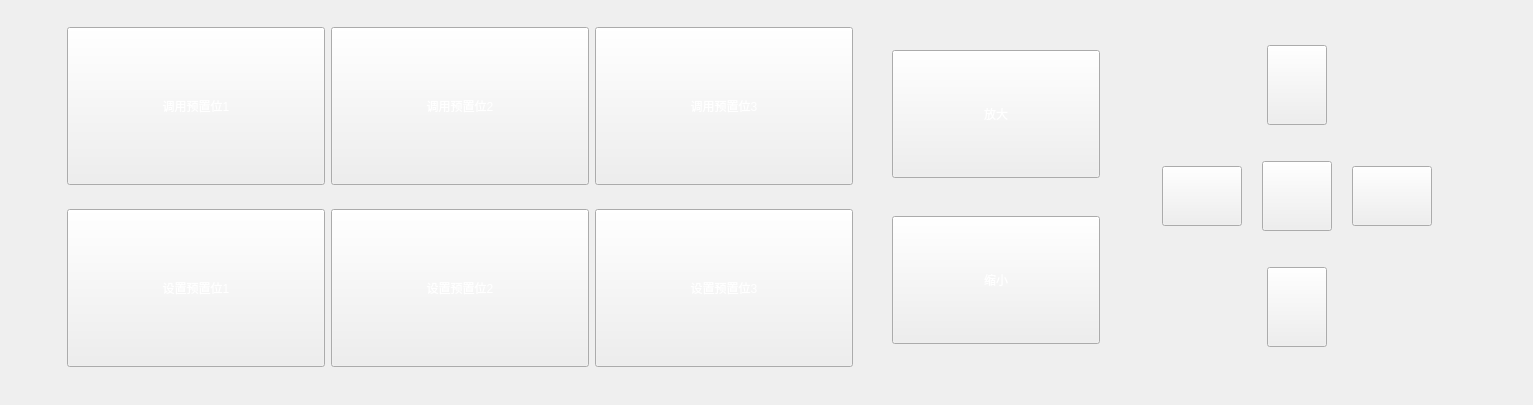
          <widget class="QWidget" name="widget_32" native="true">
           <property name="styleSheet">
            <string notr="true">
QWidget#widget_32{
        border:2px solid #02677C;
        }
QWidget#widget_32{
        border:2px solid #02677C;
        background:rgba(5,45,53,200);

}</string>
           </property>
           <layout class="QHBoxLayout" name="horizontalLayout_9">
            <property name="leftMargin">
             <number>0</number>
            </property>
            <property name="topMargin">
             <number>0</number>
            </property>
            <item>
             <widget class="QWidget" name="widget_34" native="true">
              <property name="styleSheet">
               <string notr="true">
QWidget#widget_31{
        border:2px solid #02677C;
        }
QWidget#widget_31{
        border:2px solid #02677C;
        background:rgba(5,45,53,200);

}</string>
              </property>
              <layout class="QHBoxLayout" name="horizontalLayout_30">
               <item>
                <spacer name="horizontalSpacer_19">
                 <property name="orientation">
                  <enum>Qt::Horizontal</enum>
                 </property>
                 <property name="sizeHint" stdset="0">
                  <size>
                   <width>40</width>
                   <height>20</height>
                  </size>
                 </property>
                </spacer>
               </item>
               <item>
                <widget class="QWidget" name="widget_25" native="true">
                 <property name="styleSheet">
                  <string notr="true">QPushButton:checked{
    
	border-image: url(:/new_pixConfig/按钮大2.png);
}
QPushButton{
	border-image: url(:/new_pixConfig/按钮大.png);
	min-width:250px;
	min-height:150px;
	color: rgb(255, 255, 255);
font: 20 8pt &quot;微软雅黑 Light&quot; bol;
}

QPushButton:pressed{
	border-image: url(:/new_pixConfig/按钮大2.png);

}</string>
                 </property>
                 <layout class="QVBoxLayout" name="verticalLayout_6">
                  <item>
                   <widget class="QWidget" name="widget_26" native="true">
                    <property name="styleSheet">
                     <string notr="true"/>
                    </property>
                    <layout class="QHBoxLayout" name="horizontalLayout_31">
                     <item>
                      <widget class="QPushButton" name="pushButton_19">
                       <property name="text">
                        <string>调用预置位1</string>
                       </property>
                       <property name="icon">
                        <iconset resource="pix.qrc">
                         <normaloff>:/pic/定位 (2).png</normaloff>:/pic/定位 (2).png</iconset>
                       </property>
                      </widget>
                     </item>
                     <item>
                      <widget class="QPushButton" name="pushButton_20">
                       <property name="text">
                        <string>调用预置位2</string>
                       </property>
                       <property name="icon">
                        <iconset resource="pix.qrc">
                         <normaloff>:/pic/定位 (2).png</normaloff>:/pic/定位 (2).png</iconset>
                       </property>
                      </widget>
                     </item>
                     <item>
                      <widget class="QPushButton" name="pushButton_21">
                       <property name="text">
                        <string>调用预置位3</string>
                       </property>
                       <property name="icon">
                        <iconset resource="pix.qrc">
                         <normaloff>:/pic/定位 (2).png</normaloff>:/pic/定位 (2).png</iconset>
                       </property>
                      </widget>
                     </item>
                    </layout>
                   </widget>
                  </item>
                  <item>
                   <widget class="QWidget" name="widget_35" native="true">
                    <property name="styleSheet">
                     <string notr="true"/>
                    </property>
                    <layout class="QHBoxLayout" name="horizontalLayout_32">
                     <item>
                      <widget class="QPushButton" name="pushButton_22">
                       <property name="text">
                        <string>设置预置位1</string>
                       </property>
                       <property name="icon">
                        <iconset resource="pix.qrc">
                         <normaloff>:/pic/跟踪目标设置.png</normaloff>:/pic/跟踪目标设置.png</iconset>
                       </property>
                      </widget>
                     </item>
                     <item>
                      <widget class="QPushButton" name="pushButton_23">
                       <property name="text">
                        <string>设置预置位2</string>
                       </property>
                       <property name="icon">
                        <iconset resource="pix.qrc">
                         <normaloff>:/pic/跟踪目标设置.png</normaloff>:/pic/跟踪目标设置.png</iconset>
                       </property>
                      </widget>
                     </item>
                     <item>
                      <widget class="QPushButton" name="pushButton_24">
                       <property name="text">
                        <string>设置预置位3</string>
                       </property>
                       <property name="icon">
                        <iconset resource="pix.qrc">
                         <normaloff>:/pic/跟踪目标设置.png</normaloff>:/pic/跟踪目标设置.png</iconset>
                       </property>
                      </widget>
                     </item>
                    </layout>
                   </widget>
                  </item>
                 </layout>
                </widget>
               </item>
               <item>
                <widget class="QWidget" name="widget_36" native="true">
                 <property name="styleSheet">
                  <string notr="true"/>
                 </property>
                 <layout class="QHBoxLayout" name="horizontalLayout_8" stretch="9">
                  <property name="leftMargin">
                   <number>0</number>
                  </property>
                  <property name="topMargin">
                   <number>0</number>
                  </property>
                  <property name="rightMargin">
                   <number>0</number>
                  </property>
                  <property name="bottomMargin">
                   <number>0</number>
                  </property>
                  <item>
                   <widget class="QWidget" name="widget_3" native="true">
                    <property name="styleSheet">
                     <string notr="true"/>
                    </property>
                    <layout class="QVBoxLayout" name="verticalLayout_15">
                     <property name="leftMargin">
                      <number>0</number>
                     </property>
                     <property name="topMargin">
                      <number>0</number>
                     </property>
                     <property name="rightMargin">
                      <number>0</number>
                     </property>
                     <property name="bottomMargin">
                      <number>0</number>
                     </property>
                    </layout>
                   </widget>
                  </item>
                 </layout>
                </widget>
               </item>
               <item>
                <widget class="QWidget" name="widget_37" native="true">
                 <property name="styleSheet">
                  <string notr="true">QPushButton:checked{
    
	border-image: url(:/new_pixConfig/按钮大2.png);
}
QPushButton{
	border-image: url(:/new_pixConfig/按钮大.png);
	min-width:200px;
	min-height:120px;
	color: rgb(255, 255, 255);
font: 20 8pt &quot;微软雅黑 Light&quot; bol;
}

QPushButton:pressed{
	border-image: url(:/new_pixConfig/按钮大2.png);

}</string>
                 </property>
                 <layout class="QVBoxLayout" name="verticalLayout_10">
                  <item>
                   <widget class="QPushButton" name="pushButton_25">
                    <property name="text">
                     <string>放大</string>
                    </property>
                    <property name="icon">
                     <iconset resource="pix.qrc">
                      <normaloff>:/pic/放大 (1).png</normaloff>:/pic/放大 (1).png</iconset>
                    </property>
                   </widget>
                  </item>
                  <item>
                   <widget class="QPushButton" name="pushButton_26">
                    <property name="text">
                     <string>缩小</string>
                    </property>
                    <property name="icon">
                     <iconset resource="pix.qrc">
                      <normaloff>:/pic/缩小 (1).png</normaloff>:/pic/缩小 (1).png</iconset>
                    </property>
                   </widget>
                  </item>
                 </layout>
                </widget>
               </item>
               <item>
                <widget class="QWidget" name="widget_38" native="true">
                 <property name="styleSheet">
                  <string notr="true">QToolButton:checked{
    
	border-image: url(:/new_pixConfig/按钮大2.png);
}
QToolButton{
	border-image: url(:/new_pixConfig/按钮大.png);
	min-width:100px;
	min-height:60px;
	padding-left:10px;
	color: rgb(255, 255, 255);
}

QToolButton:pressed{
	border-image: url(:/new_pixConfig/按钮大2.png);

}</string>
                 </property>
                 <layout class="QVBoxLayout" name="verticalLayout_16">
                  <property name="leftMargin">
                   <number>0</number>
                  </property>
                  <property name="topMargin">
                   <number>0</number>
                  </property>
                  <property name="rightMargin">
                   <number>0</number>
                  </property>
                  <property name="bottomMargin">
                   <number>0</number>
                  </property>
                 </layout>
                </widget>
               </item>
               <item>
                <widget class="QWidget" name="widget_39" native="true">
                 <property name="styleSheet">
                  <string notr="true"/>
                 </property>
                 <layout class="QVBoxLayout" name="verticalLayout_17">
                  <property name="spacing">
                   <number>0</number>
                  </property>
                  <property name="leftMargin">
                   <number>0</number>
                  </property>
                  <property name="topMargin">
                   <number>0</number>
                  </property>
                  <property name="rightMargin">
                   <number>0</number>
                  </property>
                  <property name="bottomMargin">
                   <number>0</number>
                  </property>
                  <item>
                   <widget class="QWidget" name="widget_40" native="true">
                    <property name="minimumSize">
                     <size>
                      <width>0</width>
                      <height>80</height>
                     </size>
                    </property>
                    <property name="maximumSize">
                     <size>
                      <width>16777215</width>
                      <height>80</height>
                     </size>
                    </property>
                    <layout class="QHBoxLayout" name="horizontalLayout_33">
                     <property name="spacing">
                      <number>0</number>
                     </property>
                     <property name="leftMargin">
                      <number>0</number>
                     </property>
                     <property name="topMargin">
                      <number>0</number>
                     </property>
                     <property name="rightMargin">
                      <number>0</number>
                     </property>
                     <property name="bottomMargin">
                      <number>0</number>
                     </property>
                     <item>
                      <spacer name="horizontalSpacer_29">
                       <property name="orientation">
                        <enum>Qt::Horizontal</enum>
                       </property>
                       <property name="sizeHint" stdset="0">
                        <size>
                         <width>1</width>
                         <height>20</height>
                        </size>
                       </property>
                      </spacer>
                     </item>
                     <item>
                      <widget class="QPushButton" name="btn_shang_3">
                       <property name="minimumSize">
                        <size>
                         <width>60</width>
                         <height>80</height>
                        </size>
                       </property>
                       <property name="maximumSize">
                        <size>
                         <width>60</width>
                         <height>80</height>
                        </size>
                       </property>
                       <property name="styleSheet">
                        <string notr="true">QPushButton{ border-image: url(:/new_pixConfig/箭头上.png);}
QPushButton:pressed{

	border-image: url(:/new_pixConfig/箭头上2.png);
}

</string>
                       </property>
                       <property name="text">
                        <string/>
                       </property>
                      </widget>
                     </item>
                     <item>
                      <spacer name="horizontalSpacer_30">
                       <property name="orientation">
                        <enum>Qt::Horizontal</enum>
                       </property>
                       <property name="sizeHint" stdset="0">
                        <size>
                         <width>1</width>
                         <height>20</height>
                        </size>
                       </property>
                      </spacer>
                     </item>
                    </layout>
                   </widget>
                  </item>
                  <item>
                   <widget class="QWidget" name="widget_41" native="true">
                    <property name="minimumSize">
                     <size>
                      <width>0</width>
                      <height>70</height>
                     </size>
                    </property>
                    <property name="maximumSize">
                     <size>
                      <width>16777215</width>
                      <height>70</height>
                     </size>
                    </property>
                    <layout class="QHBoxLayout" name="horizontalLayout_34">
                     <property name="spacing">
                      <number>20</number>
                     </property>
                     <property name="leftMargin">
                      <number>0</number>
                     </property>
                     <property name="topMargin">
                      <number>0</number>
                     </property>
                     <property name="rightMargin">
                      <number>0</number>
                     </property>
                     <property name="bottomMargin">
                      <number>0</number>
                     </property>
                     <item>
                      <spacer name="horizontalSpacer_31">
                       <property name="orientation">
                        <enum>Qt::Horizontal</enum>
                       </property>
                       <property name="sizeHint" stdset="0">
                        <size>
                         <width>1</width>
                         <height>20</height>
                        </size>
                       </property>
                      </spacer>
                     </item>
                     <item>
                      <spacer name="horizontalSpacer_32">
                       <property name="orientation">
                        <enum>Qt::Horizontal</enum>
                       </property>
                       <property name="sizeHint" stdset="0">
                        <size>
                         <width>40</width>
                         <height>20</height>
                        </size>
                       </property>
                      </spacer>
                     </item>
                     <item>
                      <widget class="QPushButton" name="btnleft_3">
                       <property name="minimumSize">
                        <size>
                         <width>80</width>
                         <height>60</height>
                        </size>
                       </property>
                       <property name="maximumSize">
                        <size>
                         <width>80</width>
                         <height>60</height>
                        </size>
                       </property>
                       <property name="styleSheet">
                        <string notr="true">QPushButton{ border-image: url(:/new_pixConfig/箭头左.png);}
QPushButton:pressed{

	border-image: url(:/new_pixConfig/箭头左2.png);
}

</string>
                       </property>
                       <property name="text">
                        <string/>
                       </property>
                      </widget>
                     </item>
                     <item>
                      <spacer name="horizontalSpacer_33">
                       <property name="orientation">
                        <enum>Qt::Horizontal</enum>
                       </property>
                       <property name="sizeType">
                        <enum>QSizePolicy::Fixed</enum>
                       </property>
                       <property name="sizeHint" stdset="0">
                        <size>
                         <width>0</width>
                         <height>20</height>
                        </size>
                       </property>
                      </spacer>
                     </item>
                     <item>
                      <widget class="QPushButton" name="btn_gotohome_3">
                       <property name="minimumSize">
                        <size>
                         <width>70</width>
                         <height>70</height>
                        </size>
                       </property>
                       <property name="maximumSize">
                        <size>
                         <width>70</width>
                         <height>70</height>
                        </size>
                       </property>
                       <property name="styleSheet">
                        <string notr="true">QPushButton{border-image: url(:/new_pixConfig/OK.png);	color: rgb(255, 255, 255);}


QPushButton:pressed{
	border-image: url(:/new_pixConfig/OK2.png);
}

</string>
                       </property>
                       <property name="text">
                        <string/>
                       </property>
                      </widget>
                     </item>
                     <item>
                      <spacer name="horizontalSpacer_34">
                       <property name="orientation">
                        <enum>Qt::Horizontal</enum>
                       </property>
                       <property name="sizeType">
                        <enum>QSizePolicy::Fixed</enum>
                       </property>
                       <property name="sizeHint" stdset="0">
                        <size>
                         <width>0</width>
                         <height>20</height>
                        </size>
                       </property>
                      </spacer>
                     </item>
                     <item>
                      <widget class="QPushButton" name="btn_right_3">
                       <property name="minimumSize">
                        <size>
                         <width>80</width>
                         <height>60</height>
                        </size>
                       </property>
                       <property name="maximumSize">
                        <size>
                         <width>80</width>
                         <height>60</height>
                        </size>
                       </property>
                       <property name="styleSheet">
                        <string notr="true">QPushButton{border-image: url(:/new_pixConfig/箭头右.png);}
QPushButton:pressed{

	border-image: url(:/new_pixConfig/箭头右2.png);
}

</string>
                       </property>
                       <property name="text">
                        <string/>
                       </property>
                      </widget>
                     </item>
                     <item>
                      <spacer name="horizontalSpacer_35">
                       <property name="orientation">
                        <enum>Qt::Horizontal</enum>
                       </property>
                       <property name="sizeHint" stdset="0">
                        <size>
                         <width>40</width>
                         <height>20</height>
                        </size>
                       </property>
                      </spacer>
                     </item>
                     <item>
                      <spacer name="horizontalSpacer_36">
                       <property name="orientation">
                        <enum>Qt::Horizontal</enum>
                       </property>
                       <property name="sizeHint" stdset="0">
                        <size>
                         <width>1</width>
                         <height>20</height>
                        </size>
                       </property>
                      </spacer>
                     </item>
                    </layout>
                   </widget>
                  </item>
                  <item>
                   <widget class="QWidget" name="widget_42" native="true">
                    <property name="maximumSize">
                     <size>
                      <width>16777215</width>
                      <height>80</height>
                     </size>
                    </property>
                    <layout class="QHBoxLayout" name="horizontalLayout_35">
                     <property name="spacing">
                      <number>0</number>
                     </property>
                     <property name="leftMargin">
                      <number>0</number>
                     </property>
                     <property name="topMargin">
                      <number>0</number>
                     </property>
                     <property name="rightMargin">
                      <number>0</number>
                     </property>
                     <property name="bottomMargin">
                      <number>0</number>
                     </property>
                     <item>
                      <spacer name="horizontalSpacer_37">
                       <property name="orientation">
                        <enum>Qt::Horizontal</enum>
                       </property>
                       <property name="sizeHint" stdset="0">
                        <size>
                         <width>1</width>
                         <height>20</height>
                        </size>
                       </property>
                      </spacer>
                     </item>
                     <item>
                      <widget class="QPushButton" name="btn_down_3">
                       <property name="minimumSize">
                        <size>
                         <width>60</width>
                         <height>80</height>
                        </size>
                       </property>
                       <property name="maximumSize">
                        <size>
                         <width>60</width>
                         <height>80</height>
                        </size>
                       </property>
                       <property name="styleSheet">
                        <string notr="true">QPushButton{border-image: url(:/new_pixConfig/箭头下.png);}

QPushButton:pressed{

	border-image: url(:/new_pixConfig/箭头下2.png);
}

</string>
                       </property>
                       <property name="text">
                        <string/>
                       </property>
                      </widget>
                     </item>
                     <item>
                      <spacer name="horizontalSpacer_38">
                       <property name="orientation">
                        <enum>Qt::Horizontal</enum>
                       </property>
                       <property name="sizeHint" stdset="0">
                        <size>
                         <width>1</width>
                         <height>20</height>
                        </size>
                       </property>
                      </spacer>
                     </item>
                    </layout>
                   </widget>
                  </item>
                 </layout>
                </widget>
               </item>
               <item>
                <spacer name="horizontalSpacer_39">
                 <property name="orientation">
                  <enum>Qt::Horizontal</enum>
                 </property>
                 <property name="sizeHint" stdset="0">
                  <size>
                   <width>40</width>
                   <height>20</height>
                  </size>
                 </property>
                </spacer>
               </item>
              </layout>
             </widget>
            </item>
           </layout>
          </widget>
